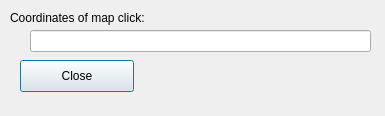
<?xml version="1.0" encoding="UTF-8"?>
<ui version="4.0">
 <class>WhereAmI</class>
 <widget class="QDialog" name="WhereAmI">
  <property name="geometry">
   <rect>
    <x>0</x>
    <y>0</y>
    <width>385</width>
    <height>116</height>
   </rect>
  </property>
  <property name="windowTitle">
   <string>WhereAmI</string>
  </property>
  <widget class="QLabel" name="label">
   <property name="geometry">
    <rect>
     <x>10</x>
     <y>10</y>
     <width>171</width>
     <height>16</height>
    </rect>
   </property>
   <property name="text">
    <string>Coordinates of map click:</string>
   </property>
  </widget>
  <widget class="QLineEdit" name="lineEdit">
   <property name="geometry">
    <rect>
     <x>30</x>
     <y>30</y>
     <width>341</width>
     <height>22</height>
    </rect>
   </property>
  </widget>
  <widget class="QPushButton" name="pushButton">
   <property name="geometry">
    <rect>
     <x>20</x>
     <y>60</y>
     <width>114</width>
     <height>32</height>
    </rect>
   </property>
   <property name="text">
    <string>Close</string>
   </property>
  </widget>
 </widget>
 <resources/>
 <connections>
  <connection>
   <sender>pushButton</sender>
   <signal>pressed()</signal>
   <receiver>WhereAmI</receiver>
   <slot>reject()</slot>
   <hints>
    <hint type="sourcelabel">
     <x>66</x>
     <y>69</y>
    </hint>
    <hint type="destinationlabel">
     <x>176</x>
     <y>88</y>
    </hint>
   </hints>
  </connection>
 </connections>
</ui>
